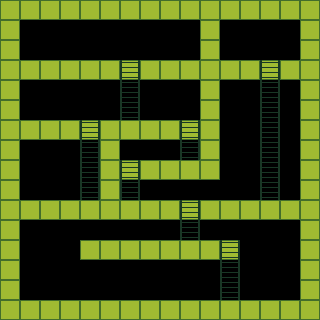

Tiled map render using the project's own tile images. Description and the whole map definition, tile-layer contents included, below:
An orthogonal 16x16 tile map with 20x20 px tiles, 2 tile layers (Tile Layer 1, Tile Layer 2) and 3 objects (2x Blorp, Player).

<map version="1.0" orientation="orthogonal" renderorder="right-down" width="16" height="16" tilewidth="20" tileheight="20" nextobjectid="14">
 <tileset firstgid="1" name="Blorp" tilewidth="20" tileheight="20">
  <tile id="0">
   <properties>
    <property name="Entity" value="Block" />
   </properties>
   <image width="20" height="20" source="../images/block.png" />
  </tile>
  <tile id="1">
   <properties>
    <property name="Entity" value="Player" />
   </properties>
   <image width="20" height="20" source="../images/player.png" />
  </tile>
  <tile id="2">
   <properties>
    <property name="Entity" value="Blorp" />
   </properties>
   <image width="13" height="13" source="../images/blorp.png" />
  </tile>
  <tile id="3">
   <properties>
    <property name="Entity" value="Ladder" />
   </properties>
   <image width="20" height="20" source="../images/ladder.png" />
  </tile>
  <tile id="4">
   <properties>
    <property name="Entity" value="Platform" />
   </properties>
   <image width="20" height="20" source="../images/platform.png" />
  </tile>
 </tileset>
 <layer name="Tile Layer 1" width="16" height="16">
  <data encoding="csv">
1,1,1,1,1,1,1,1,1,1,1,1,1,1,1,1,
1,0,0,0,0,0,0,0,0,0,1,0,0,0,0,1,
1,0,0,0,0,0,0,0,0,0,1,0,0,0,0,1,
1,1,1,1,1,1,1,1,1,1,1,1,1,1,1,1,
1,0,0,0,0,0,0,0,0,0,1,0,0,0,0,1,
1,0,0,0,0,0,0,0,0,0,1,0,0,0,0,1,
1,1,1,1,1,1,1,1,1,1,1,0,0,0,0,1,
1,0,0,0,0,1,0,0,0,0,1,0,0,0,0,1,
1,0,0,0,0,1,1,1,1,1,1,0,0,0,0,1,
1,0,0,0,0,1,0,0,0,0,0,0,0,0,0,1,
1,1,1,1,1,1,1,1,1,1,1,1,1,1,1,1,
1,0,0,0,0,0,0,0,0,0,0,0,0,0,0,1,
1,0,0,0,1,1,1,1,1,1,1,1,0,0,0,1,
1,0,0,0,0,0,0,0,0,0,0,0,0,0,0,1,
1,0,0,0,0,0,0,0,0,0,0,0,0,0,0,1,
1,1,1,1,1,1,1,1,1,1,1,1,1,1,1,1
</data>
 </layer>
 <layer name="Tile Layer 2" width="16" height="16">
  <data encoding="csv">
0,0,0,0,0,0,0,0,0,0,0,0,0,0,0,0,
0,0,0,0,0,0,0,0,0,0,0,0,0,0,0,0,
0,0,0,0,0,0,0,0,0,0,0,0,0,0,0,0,
0,0,0,0,0,0,4,0,0,0,0,0,0,4,0,0,
0,0,0,0,0,0,4,0,0,0,0,0,0,4,0,0,
0,0,0,0,0,0,4,0,0,0,0,0,0,4,0,0,
0,0,0,0,4,0,0,0,0,4,0,0,0,4,0,0,
0,0,0,0,4,0,0,0,0,4,0,0,0,4,0,0,
0,0,0,0,4,0,4,0,0,0,0,0,0,4,0,0,
0,0,0,0,4,0,4,0,0,0,0,0,0,4,0,0,
0,0,0,0,0,0,0,0,0,4,0,0,0,0,0,0,
0,0,0,0,0,0,0,0,0,4,0,0,0,0,0,0,
0,0,0,0,0,0,0,0,0,0,0,4,0,0,0,0,
0,0,0,0,0,0,0,0,0,0,0,4,0,0,0,0,
0,0,0,0,0,0,0,0,0,0,0,4,0,0,0,0,
0,0,0,0,0,0,0,0,0,0,0,0,0,0,0,0
</data>
 </layer>
 <objectgroup name="Object Layer 1">
  <object id="7" type="Player" gid="2" x="20" y="300" />
  <object id="8" type="Blorp" gid="3" x="145" y="300" />
  <object id="13" type="Blorp" gid="3" x="160" y="120" />
 </objectgroup>
</map>